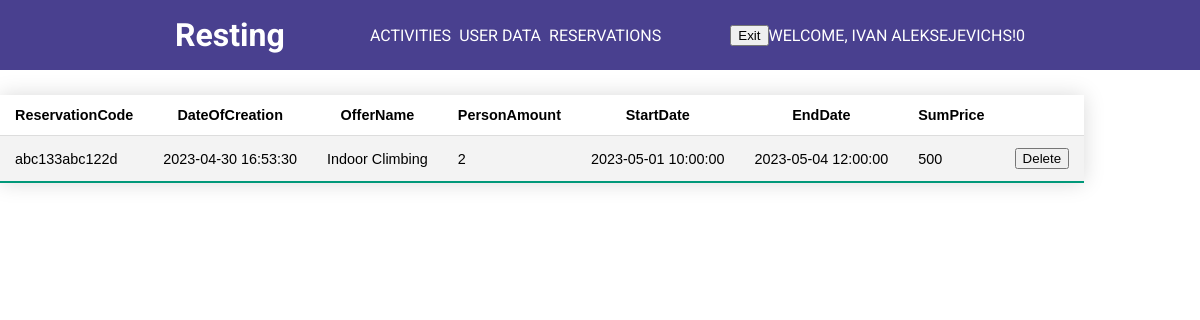
Screenshot of /php/user/UserReservation.php (signed in) with the database file from the repository.
### tables this page shows
CREATE TABLE IF NOT EXISTS `reservation` (
  `ReservationID` int NOT NULL AUTO_INCREMENT,
  `OfferID` int DEFAULT NULL,
  `CustomerID` int DEFAULT NULL,
  `DateOfCreation` datetime DEFAULT NULL,
  `ReservationCode` varchar(13) DEFAULT NULL,
  PRIMARY KEY (`ReservationID`),
  KEY `FK_reservation_offers` (`OfferID`),
  KEY `FK_reservation_customer` (`CustomerID`),
  CONSTRAINT `FK_reservation_customer` FOREIGN KEY (`CustomerID`) REFERENCES `customer` (`CustomerID`) ON DELETE CASCADE ON UPDATE CASCADE,
  CONSTRAINT `FK_reservation_offers` FOREIGN KEY (`OfferID`) REFERENCES `offers` (`OffersID`) ON DELETE CASCADE ON UPDATE CASCADE
);

CREATE TABLE IF NOT EXISTS `offers` (
  `OffersID` int NOT NULL AUTO_INCREMENT,
  `Name` text,
  `Address` text,
  `Price` text,
  `Details` text,
  `Link` text,
  `ImageID` int DEFAULT NULL,
  PRIMARY KEY (`OffersID`),
  KEY `FK_offers_images` (`ImageID`),
  CONSTRAINT `FK_offers_images` FOREIGN KEY (`ImageID`) REFERENCES `images` (`ImageID`) ON DELETE SET NULL ON UPDATE CASCADE
);

CREATE TABLE IF NOT EXISTS `reservationdetails` (
  `ReservationDetailsID` int NOT NULL AUTO_INCREMENT,
  `ReservationID` int DEFAULT NULL,
  `PersonAmount` int DEFAULT NULL,
  `StartDate` datetime DEFAULT NULL,
  `EndDate` datetime DEFAULT NULL,
  `SumPrice` int DEFAULT NULL,
  PRIMARY KEY (`ReservationDetailsID`),
  KEY `FK_reservationdetails_reservation` (`ReservationID`),
  CONSTRAINT `FK_reservationdetails_reservation` FOREIGN KEY (`ReservationID`) REFERENCES `reservation` (`ReservationID`) ON DELETE CASCADE ON UPDATE CASCADE
);

### php/user/UserReservation.php (the view, shortened to what this page needs)
<!DOCTYPE html>
<html>
<head>
	<link rel="stylesheet" href="..\..\css\admin\user_data.css">
</head>
<body>
<header>
    <div class="container row">
        <a href="UserMain.php" class="logo">Resting</a>
        <nav class="nav">
        <ul class="nav__list nav__list--primary">
            <li class="nav__item"><a href="ActivitiesUser.php" class="nav__link">Activities</a></li>
            <li class="nav__item"><a href="#" class="nav__link">User data</a></li>
            <li class="nav__item"><a href="#" class="nav__link">Reservations</a></li>
        </ul>
        <ul class="nav__list">
            <li class="nav__item">
              <a class="nav__link">
                <form action='..\..\FunctionsPHP\logout.php' method="post">
                  <button type="submit" name="logout">Exit</button>
                </form>
              </a>
            </li>
            <li>
              <a class="nav__link">
                <?php
                  if (isset($_SESSION['authorized']) && $_SESSION['authorized'] === true) {
                    echo 'Welcome, ' . $_SESSION['username'] . '!'.  $_SESSION['access'];
                  }
                ?>
              </a>
            </li>
        </ul>
        </nav>
    </div>
    </header>
    <table class="styled-table">
        <tr>
            <th>ReservationCode</th>
            <th>DateOfCreation</th>
            <th>OfferName</th>
            <th>PersonAmount</th>
            <th>StartDate</th>
            <th>EndDate</th>
            <th>SumPrice</th>
        </tr>
        <?php
        include '../../FunctionsPHP/DataBaseConn.php';
        $CustomerID = $_SESSION['CustomerID'];
        $query = $conn->prepare("SELECT * FROM reservation
                        LEFT JOIN Offers ON reservation.OfferID = Offers.OffersID
                        LEFT JOIN reservationdetails ON reservation.ReservationID = reservationdetails.ReservationID
                        WHERE CustomerID = $CustomerID");
        $query->execute();
        $results = $query->fetchAll();
        foreach ($results as $row) {
            echo "<tr><td>" . $row['ReservationCode'] . "</td>";
            echo "<td>" . $row['DateOfCreation'] . "</td>";
            echo "<td>" . $row['Name'] . "</td>";
            echo "<td>" . $row['PersonAmount'] . "</td>";
            echo "<td>" . $row['StartDate'] . "</td>";
            echo "<td>" . $row['EndDate'] . "</td>";
            echo "<td>" . $row['SumPrice'] . "</td>";
            echo "<td>";
            echo "<form action='..\..\FunctionsPHP\DeleteReservation.php' method='post'>";
            echo "<input type='submit' value='Delete'>";
            echo "</form>";
            echo "</td></tr>";
        }
        ?>
    </table>
</body>
</html>

### css/admin/user_data.css (style rules this page uses)
* { box-sizing: border-box; }
body { margin: 0; font-family: "Roboto", sans-serif; }
header { background: #49408f; padding: 1em 0; }
.logo { text-decoration: none; color: #fff; font-size: 2rem; font-weight: bold; margin-right: 0.5em; }
.nav__list { padding: 0; margin: 0; list-style: none; }
.nav__link { color: #fff; text-decoration: none; text-transform: uppercase; }
.container { width: 85%; max-width: 850px; margin: 0 auto; }
.row { display: flex; justify-content: space-between; }
.nav { display: flex; justify-content: space-between; width: 100%; }
.nav__list { display: flex; align-items: center; }
.nav__list--primary { margin: 0 auto; }
.nav__item + .nav__item { margin-left: 0.5em; }
.styled-table { border-collapse: collapse; margin: 25px 0; font-size: 0.9em; font-family: sans-serif; min-width: 400px; box-shadow: 0 0 20px rgba(0, 0, 0, 0.15); }
.styled-table th, .styled-table td { padding: 12px 15px; }
.styled-table tbody tr { border-bottom: 1px solid #dddddd; }
.styled-table tbody tr:nth-of-type(even) { background-color: #f3f3f3; }
.styled-table tbody tr:last-of-type { border-bottom: 2px solid #009879; }

### rows the page displays
reservation: ReservationCode "abc133abc122d", DateOfCreation "2023-04-30 16:53:30", OfferID.Name "Indoor Climbing", reservationdetails.PersonAmount "2", reservationdetails.StartDate "2023-05-01 10:00:00", reservationdetails.EndDate "2023-05-04 12:00:00", reservationdetails.SumPrice "500"

### other values shown
$_SESSION['username'] "IVAN ALEKSEJEVICHS"
$_SESSION['access'] "0"
